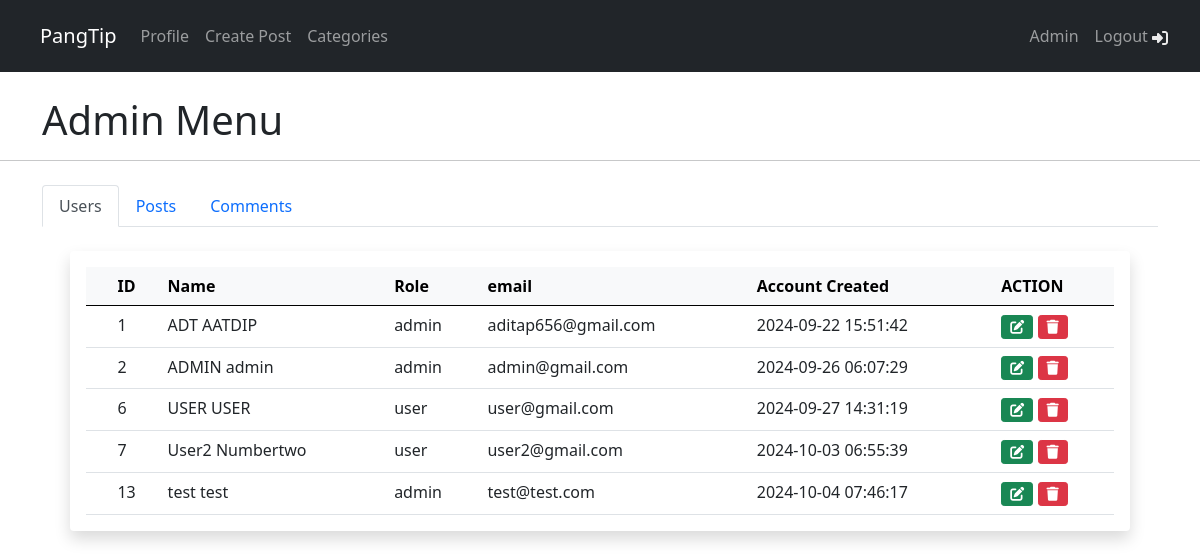
/admin.php (signed in), run on the app's committed database.
### tables this page shows
CREATE TABLE `users` (
  `user_id` int NOT NULL,
  `firstname` varchar(255) NOT NULL,
  `lastname` varchar(255) NOT NULL,
  `email` varchar(255) NOT NULL,
  `password` varchar(255) NOT NULL,
  `urole` varchar(255) NOT NULL,
  `created_at` timestamp NOT NULL DEFAULT CURRENT_TIMESTAMP
);

### admin.php (the view, shortened to what this page needs)
<?php require 'req/navbar.php' ?>
<!DOCTYPE html>
<html lang="en">
<head>
    <link href="https://cdn.jsdelivr.net/npm/bootstrap@5.0.2/dist/css/bootstrap.min.css" rel="stylesheet">
    <link rel="stylesheet" href="https://cdnjs.cloudflare.com/ajax/libs/font-awesome/6.4.0/css/all.min.css"
 />
</head>
<body>
    <div class="container mt-4"><h1>Admin Menu</h1></div>
<hr>
<div class="container mt-4">
    <div class="w-100">
        <div class="wrapper">
            <nav class="nav nav-tabs list mt-2" id="myTab" role="tablist">
                <a class="nav-item nav-link active" data-toggle="tab" href="#users" role="tab" aria-controls="public" aria-expanded="true">Users</a>
                <a class="nav-item nav-link" href="#posts" role="tab" data-toggle="tab">Posts</a>
                <a class="nav-item nav-link" href="#comments" role="tab" data-toggle="tab">Comments</a>
            </nav>
        </div>
    </div>
    <div class="tab-content p-3 white" id="myTabContent">
        <div role="tabpanel" class="tab-pane fade active show mt-2" id="users" aria-labelledby="public-tab" aria-expanded="true">
            <div class="container">
                <div class="row justify-content-center">
                    <div class="col-12">
                        <div class="card border-0 shadow">
                            <div class="card-body">
                                <div class="table-responsive">
                                    <table class="table table-hover mb-0 ">
                                        <thead class="table-light">
                                            <tr>
                                                <th scope="col"></th>
                                                <th scope="col">ID</th>
                                                <th scope="col">Name</th>
                                                <th scope="col">Role</th>
                                                <th scope="col">email</th>
                                                <th scope="col">Account Created</th>
                                                <th scope="col">ACTION</th>
                                            </tr>
                                        </thead>
                                        <tbody>
                                            <?php
                                                $stmt = $conn->prepare("SELECT * FROM users ORDER BY user_id;");
                                                $stmt->execute();
                                            ?>
                                            <?php while($row = $stmt->fetch(PDO::FETCH_ASSOC)): ?>
                                                <tr>
                                                    <th scope="row"></th>
                                                    <td><?= $row['user_id'] ?></td>
                                                    <td><?= $row['firstname'] . ' ' . $row['lastname'] ?></td>
                                                    <td><?= $row['urole'] ?></td>
                                                    <td><?= $row['email'] ?></td>
                                                    <td><?= $row['created_at'] ?></td>
                                                    <td>
                                                        <button type="button" class="btn btn-success btn-sm px-2" data-bs-toggle="modal" data-bs-target="#editModal<?= $row['user_id'] ?>">
                                                            <i class="fa-solid fa-pen-to-square"></i>
                                                        </button>
                                                        <button type="button" class="btn btn-danger btn-sm px-2" data-bs-toggle="modal" data-bs-target="#deleteModal<?= $row['user_id'] ?>">
                                                            <i class="fa-solid fa-trash"></i>
                                                        </button>
                                                        </div>
                                            <?php endwhile; ?>
                                </div>
                            </div>
                        </div>
                    </div>
</body>
</html>

### data on the page
users: user_id "1", firstname "ADT", lastname "AATDIP", urole "admin", email "aditap656@gmail.com", created_at "2024-09-22 15:51:42"
users: user_id "2", firstname "ADMIN", lastname "admin", urole "admin", email "admin@gmail.com", created_at "2024-09-26 06:07:29"
users: user_id "6", firstname "USER", lastname "USER", urole "user", email "user@gmail.com", created_at "2024-09-27 14:31:19"
users: user_id "7", firstname "User2", lastname "Numbertwo", urole "user", email "user2@gmail.com", created_at "2024-10-03 06:55:39"
users: user_id "13", firstname "test", lastname "test", urole "admin", email "test@test.com", created_at "2024-10-04 07:46:17"
